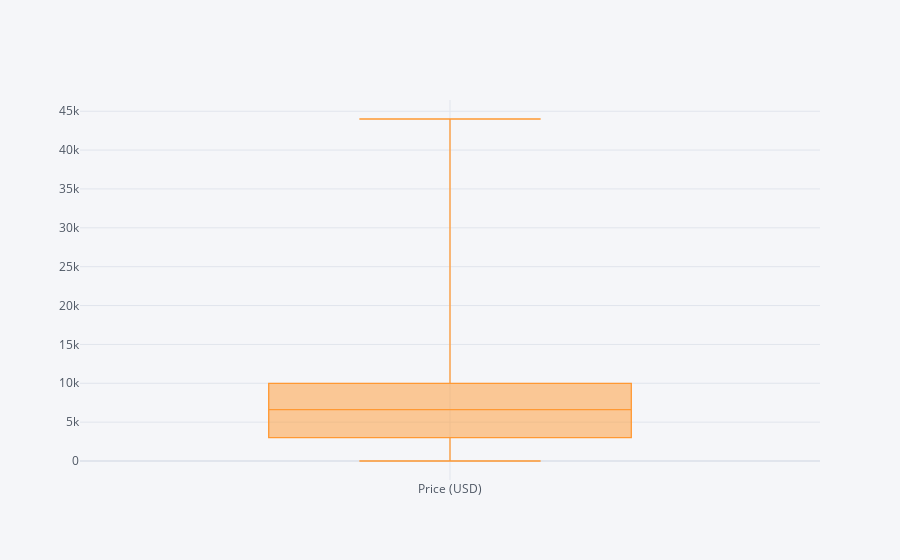

This figure's notebook cell:
### Markdown cell above
**Volkswagen is the brand that has the outliers in the odometer, price, and number of days listed columns. The range has remained the same for all three columns.**

### Code cell
# Display an interactive boxplot for the Price column
# Set figure
fig =plt.figure(figsize=(12,7))
dfCars[['Price (USD)']].iplot(kind='box')

### Figure 1 — Plotly figure (JSON) as saved in the notebook; plotly's stock layout.template omitted (floating-point values rounded to 4 significant figures; data arrays with more than 128 entries replaced by an {"elided": "..."} marker saying what was removed)
{"data": [{"boxpoints": false, "line": {"width": 1.3}, "marker": {"color": "rgba(255, 153, 51, 1.0)"}, "name": "Price (USD)", "orientation": "v", "type": "box", "y": {"elided": "2386 float values"}}], "layout": {"legend": {"bgcolor": "#F5F6F9", "font": {"color": "#4D5663"}}, "paper_bgcolor": "#F5F6F9", "plot_bgcolor": "#F5F6F9", "title": {"font": {"color": "#4D5663"}}, "xaxis": {"gridcolor": "#E1E5ED", "showgrid": true, "tickfont": {"color": "#4D5663"}, "title": {"font": {"color": "#4D5663"}, "text": ""}, "zerolinecolor": "#E1E5ED"}, "yaxis": {"gridcolor": "#E1E5ED", "showgrid": true, "tickfont": {"color": "#4D5663"}, "title": {"font": {"color": "#4D5663"}, "text": ""}, "zerolinecolor": "#E1E5ED"}}}
